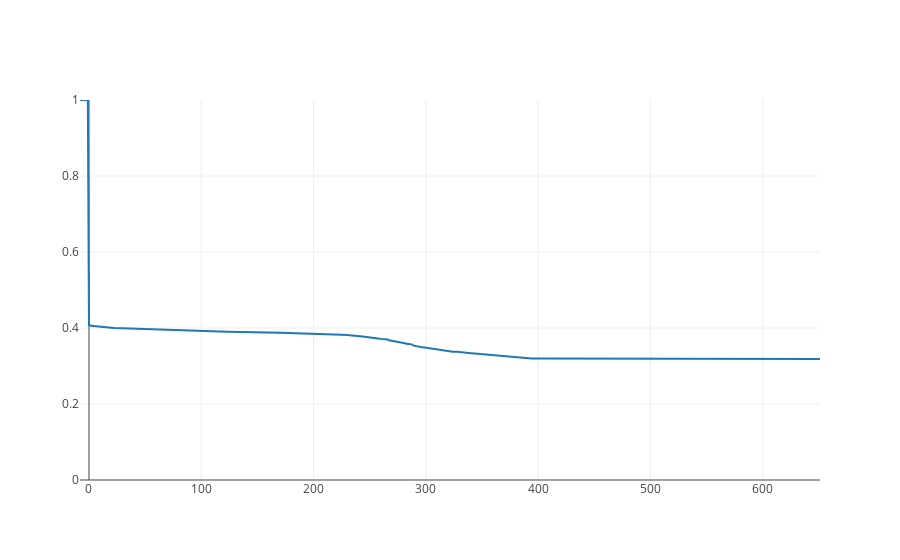

The notebook cell saved with this chart:
### Code cell
trace = go.Scatter(x=survTable['timeline'],y=survTable['KM_estimate'])
layout = go.Layout(yaxis={'range':[0,1],'showline':False})
fig=go.Figure(data=[trace],layout=layout)
offline.iplot(fig)

### Figure 1 — Plotly figure (JSON) as saved in the notebook; plotly's stock layout.template omitted (floating-point values rounded to 4 significant figures; data arrays with more than 128 entries replaced by an {"elided": "..."} marker saying what was removed)
{"data": [{"type": "scatter", "x": {"elided": "559 int values"}, "y": {"elided": "559 float values"}}], "layout": {"yaxis": {"range": [0, 1], "showline": false}}}
